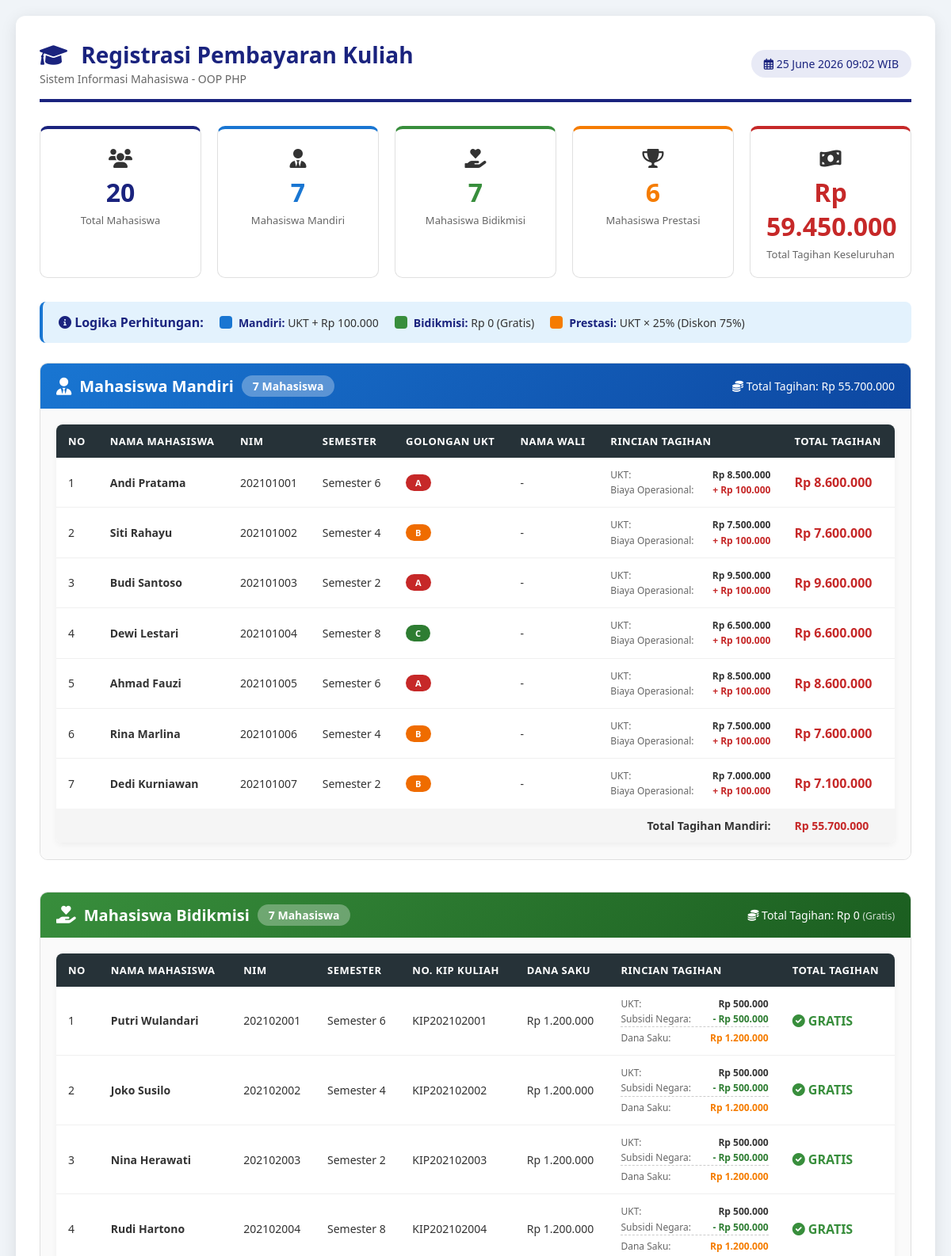
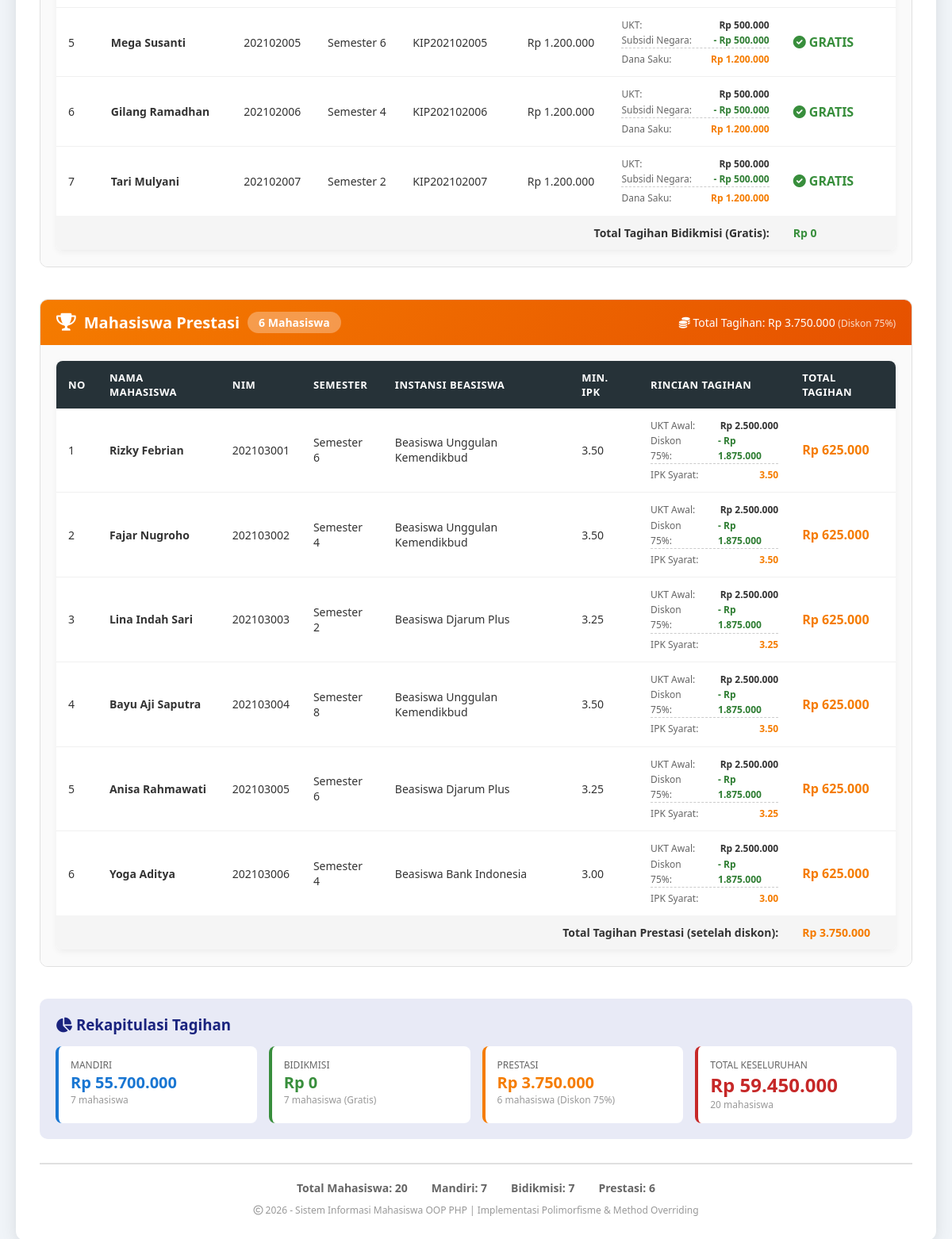
The page / on the database its author committed (2 pictures, top to bottom).
### tables this page shows
CREATE TABLE `tabel_mahasiswa` (
  `id_mahasiswa` int NOT NULL,
  `nama_mahasiswa` varchar(100) NOT NULL,
  `nim` varchar(20) NOT NULL,
  `semester` int NOT NULL,
  `tarif_ukt_nominal` decimal(15,2) NOT NULL,
  `jenis_pembiayaan` enum('Mandiri','Bidikmisi','Prestasi') NOT NULL,
  `golongan_ukt` varchar(10) DEFAULT NULL,
  `nama_wali` varchar(100) DEFAULT NULL,
  `nomor_kip_kuliah` varchar(50) DEFAULT NULL,
  `dana_saku_subsidi` decimal(15,2) DEFAULT NULL,
  `nama_instansi_beasiswa` varchar(100) DEFAULT NULL,
  `minimal_ipk_bersyarat` decimal(3,2) DEFAULT NULL
);

### index.php (the view, shortened to what the rows shown need)
<?php
$db = getDB();
$mandiri = new MahasiswaMandiri();
$bidikmisi = new MahasiswaBidikmisi();
$prestasi = new MahasiswaPrestasi();
$dataMandiri = $mandiri->getDataMahasiswaMandiri($db);
$dataBidikmisi = $bidikmisi->getDataMahasiswaBidikmisi($db);
$dataPrestasi = $prestasi->getDataMahasiswaPrestasi($db);
?>
<!DOCTYPE html>
<html lang="id">
<head>
    <link href="https://cdnjs.cloudflare.com/ajax/libs/font-awesome/6.0.0/css/all.min.css" rel="stylesheet">
</head>
<body>
<div class="container">
    <div class="header">
        <div>
            <h1><i class="fas fa-graduation-cap"></i> Registrasi Pembayaran Kuliah</h1>
        </div>
    </div>
    <div class="category-section">
        <div class="category-body">
            <?php if (!empty($dataMandiri)): ?>
            <table>
                <thead>
                    <tr>
                        <th>No</th>
                        <th>Nama Mahasiswa</th>
                        <th>NIM</th>
                        <th>Semester</th>
                        <th>Golongan UKT</th>
                        <th>Nama Wali</th>
                        <th>Rincian Tagihan</th>
                        <th>Total Tagihan</th>
                    </tr>
                </thead>
                <tbody>
                    <?php
                    $no = 1;
                    foreach ($dataMandiri as $row):
                        $obj = new MahasiswaMandiri($row);
                        $rincian = $obj->getRincianTagihan();
                    ?>
                    <tr>
                        <td><?= $no++ ?></td>
                        <td><strong><?= htmlspecialchars($row['nama_mahasiswa']) ?></strong></td>
                        <td><?= htmlspecialchars($row['nim']) ?></td>
                        <td>Semester <?= $row['semester'] ?></td>
                        <td><span class="badge badge-ukt-<?= strtolower($row['golongan_ukt'] ?? 'b') ?>"><?= $row['golongan_ukt'] ?? '-' ?></span></td>
                        <td><?= htmlspecialchars($row['nama_wali'] ?? '-') ?></td>
                        <td>
                            <div class="rincian-tagihan">
                                <div class="row">
                                    <span class="label">UKT:</span>
                                    <span class="value">Rp <?= number_format($rincian['ukt'], 0, ',', '.') ?></span>
                                </div>
                                <div class="row">
                                    <span class="label">Biaya Operasional:</span>
                                    <span class="value positive">+ Rp <?= number_format($rincian['biaya_operasional'], 0, ',', '.') ?></span>
                                </div>
                            </div>
                        </td>
                        <td class="tagihan-total mandiri">
                            Rp <?= number_format($rincian['total'], 0, ',', '.') ?>
                        </td>
                    </tr>
                    <?php endforeach; ?>
                </tbody>
            </table>
            <?php else: ?>
            <p style="text-align: center; color: #999; padding: 30px;">
                <i class="fas fa-info-circle"></i> Belum ada data mahasiswa mandiri.
            </p>
            <?php endif; ?>
        </div>
    </div>
    <div class="category-section">
        <div class="category-body">
            <?php if (!empty($dataBidikmisi)): ?>
            <table>
                <thead>
                    <tr>
                        <th>No</th>
                        <th>Nama Mahasiswa</th>
                        <th>NIM</th>
                        <th>Semester</th>
                        <th>No. KIP Kuliah</th>
                        <th>Dana Saku</th>
                        <th>Rincian Tagihan</th>
                        <th>Total Tagihan</th>
                    </tr>
                </thead>
                <tbody>
                    <?php
                    $no = 1;
                    foreach ($dataBidikmisi as $row):
                        $obj = new MahasiswaBidikmisi($row);
                        $rincian = $obj->getRincianTagihan();
                    ?>
                    <tr>
                        <td><?= $no++ ?></td>
                        <td><strong><?= htmlspecialchars($row['nama_mahasiswa']) ?></strong></td>
                        <td><?= htmlspecialchars($row['nim']) ?></td>
                        <td>Semester <?= $row['semester'] ?></td>
                        <td><?= htmlspecialchars($row['nomor_kip_kuliah'] ?? '-') ?></td>
                        <td>Rp <?= number_format($row['dana_saku_subsidi'] ?? 0, 0, ',', '.') ?></td>
                        <td>
                            <div class="rincian-tagihan">
                                <div class="row">
                                    <span class="label">UKT:</span>
                                    <span class="value">Rp <?= number_format($rincian['ukt'], 0, ',', '.') ?></span>
                                </div>
                                <div class="row">
                                    <span class="label">Subsidi Negara:</span>
                                    <span class="value negative">- Rp <?= number_format($rincian['subsidi_negara'], 0, ',', '.') ?></span>
                                </div>
                                <div class="row" style="border-top: 1px dashed #ccc; padding-top: 4px;">
                                    <span class="label">Dana Saku:</span>
                                    <span class="value neutral">Rp <?= number_format($rincian['dana_saku'], 0, ',', '.') ?></span>
                                </div>
                            </div>
                        </td>
                        <td class="tagihan-total bidikmisi">
                            <span class="gratis"><i class="fas fa-check-circle"></i> GRATIS</span>
                        </td>
                    </tr>
                    <?php endforeach; ?>
                </tbody>
            </table>
            <?php else: ?>
            <p style="text-align: center; color: #999; padding: 30px;">
                <i class="fas fa-info-circle"></i> Belum ada data mahasiswa bidikmisi.
            </p>
            <?php endif; ?>
        </div>
    </div>
    <div class="category-section">
        <div class="category-body">
            <?php if (!empty($dataPrestasi)): ?>
            <table>
                <thead>
                    <tr>
                        <th>No</th>
                        <th>Nama Mahasiswa</th>
                        <th>NIM</th>
                        <th>Semester</th>
                        <th>Instansi Beasiswa</th>
                        <th>Min. IPK</th>
                        <th>Rincian Tagihan</th>
                        <th>Total Tagihan</th>
                    </tr>
                </thead>
                <tbody>
                    <?php
                    $no = 1;
                    foreach ($dataPrestasi as $row):
                        $obj = new MahasiswaPrestasi($row);
                        $rincian = $obj->getRincianTagihan();
                    ?>
                    <tr>
                        <td><?= $no++ ?></td>
                        <td><strong><?= htmlspecialchars($row['nama_mahasiswa']) ?></strong></td>
                        <td><?= htmlspecialchars($row['nim']) ?></td>
                        <td>Semester <?= $row['semester'] ?></td>
                        <td><?= htmlspecialchars($row['nama_instansi_beasiswa'] ?? '-') ?></td>
                        <td><?= number_format($row['minimal_ipk_bersyarat'] ?? 0, 2) ?></td>
                        <td>
                            <div class="rincian-tagihan">
                                <div class="row">
                                    <span class="label">UKT Awal:</span>
                                    <span class="value">Rp <?= number_format($rincian['ukt_awal'], 0, ',', '.') ?></span>
                                </div>
                                <div class="row">
                                    <span class="label">Diskon 75%:</span>
                                    <span class="value negative">- Rp <?= number_format($rincian['diskon'], 0, ',', '.') ?></span>
                                </div>
                                <div class="row" style="border-top: 1px dashed #ccc; padding-top: 4px;">
                                    <span class="label">IPK Syarat:</span>
                                    <span class="value neutral"><?= number_format($rincian['ipk_syarat'], 2) ?></span>
                                </div>
                            </div>
                        </td>
                        <td class="tagihan-total prestasi">
                            Rp <?= number_format($rincian['total'], 0, ',', '.') ?>
                        </td>
                    </tr>
                    <?php endforeach; ?>
                </tbody>
            </table>
            <?php else: ?>
            <p style="text-align: center; color: #999; padding: 30px;">
                <i class="fas fa-info-circle"></i> Belum ada data mahasiswa prestasi.
            </p>
            <?php endif; ?>
        </div>
    </div>
</div>
</body>
</html>

### rows shown on the page
tabel_mahasiswa: nama_mahasiswa "Andi Pratama", nim "202101001", semester "6", golongan_ukt "A", nama_wali "-", tarif_ukt_nominal "8.500.000", tarif_ukt_nominal "100.000", tarif_ukt_nominal "8.600.000"
tabel_mahasiswa: nama_mahasiswa "Siti Rahayu", nim "202101002", semester "4", golongan_ukt "B", nama_wali "-", tarif_ukt_nominal "7.500.000", tarif_ukt_nominal "100.000", tarif_ukt_nominal "7.600.000"
tabel_mahasiswa: nama_mahasiswa "Budi Santoso", nim "202101003", semester "2", golongan_ukt "A", nama_wali "-", tarif_ukt_nominal "9.500.000", tarif_ukt_nominal "100.000", tarif_ukt_nominal "9.600.000"
tabel_mahasiswa: nama_mahasiswa "Dewi Lestari", nim "202101004", semester "8", golongan_ukt "C", nama_wali "-", tarif_ukt_nominal "6.500.000", tarif_ukt_nominal "100.000", tarif_ukt_nominal "6.600.000"
tabel_mahasiswa: nama_mahasiswa "Ahmad Fauzi", nim "202101005", semester "6", golongan_ukt "A", nama_wali "-", tarif_ukt_nominal "8.500.000", tarif_ukt_nominal "100.000", tarif_ukt_nominal "8.600.000"
tabel_mahasiswa: nama_mahasiswa "Rina Marlina", nim "202101006", semester "4", golongan_ukt "B", nama_wali "-", tarif_ukt_nominal "7.500.000", tarif_ukt_nominal "100.000", tarif_ukt_nominal "7.600.000"
tabel_mahasiswa: nama_mahasiswa "Dedi Kurniawan", nim "202101007", semester "2", golongan_ukt "B", nama_wali "-", tarif_ukt_nominal "7.000.000", tarif_ukt_nominal "100.000", tarif_ukt_nominal "7.100.000"
tabel_mahasiswa: nama_mahasiswa "Putri Wulandari", nim "202102001", semester "6", nomor_kip_kuliah "KIP202102001", dana_saku_subsidi "1.200.000", tarif_ukt_nominal+dana_saku_subsidi "500.000", tarif_ukt_nominal+dana_saku_subsidi "1.200.000"
tabel_mahasiswa: nama_mahasiswa "Joko Susilo", nim "202102002", semester "4", nomor_kip_kuliah "KIP202102002", dana_saku_subsidi "1.200.000", tarif_ukt_nominal+dana_saku_subsidi "500.000", tarif_ukt_nominal+dana_saku_subsidi "1.200.000"
tabel_mahasiswa: nama_mahasiswa "Nina Herawati", nim "202102003", semester "2", nomor_kip_kuliah "KIP202102003", dana_saku_subsidi "1.200.000", tarif_ukt_nominal+dana_saku_subsidi "500.000", tarif_ukt_nominal+dana_saku_subsidi "1.200.000"
tabel_mahasiswa: nama_mahasiswa "Rudi Hartono", nim "202102004", semester "8", nomor_kip_kuliah "KIP202102004", dana_saku_subsidi "1.200.000", tarif_ukt_nominal+dana_saku_subsidi "500.000", tarif_ukt_nominal+dana_saku_subsidi "1.200.000"
tabel_mahasiswa: nama_mahasiswa "Mega Susanti", nim "202102005", semester "6", nomor_kip_kuliah "KIP202102005", dana_saku_subsidi "1.200.000", tarif_ukt_nominal+dana_saku_subsidi "500.000", tarif_ukt_nominal+dana_saku_subsidi "1.200.000"
tabel_mahasiswa: nama_mahasiswa "Gilang Ramadhan", nim "202102006", semester "4", nomor_kip_kuliah "KIP202102006", dana_saku_subsidi "1.200.000", tarif_ukt_nominal+dana_saku_subsidi "500.000", tarif_ukt_nominal+dana_saku_subsidi "1.200.000"
tabel_mahasiswa: nama_mahasiswa "Tari Mulyani", nim "202102007", semester "2", nomor_kip_kuliah "KIP202102007", dana_saku_subsidi "1.200.000", tarif_ukt_nominal+dana_saku_subsidi "500.000", tarif_ukt_nominal+dana_saku_subsidi "1.200.000"
tabel_mahasiswa: nama_mahasiswa "Rizky Febrian", nim "202103001", semester "6", nama_instansi_beasiswa "Beasiswa Unggulan Kemendikbud", minimal_ipk_bersyarat "3.50", ukt_awal "2.500.000", diskon "1.875.000", ipk_syarat "3.50", total "625.000"
tabel_mahasiswa: nama_mahasiswa "Fajar Nugroho", nim "202103002", semester "4", nama_instansi_beasiswa "Beasiswa Unggulan Kemendikbud", minimal_ipk_bersyarat "3.50", ukt_awal "2.500.000", diskon "1.875.000", ipk_syarat "3.50", total "625.000"
tabel_mahasiswa: nama_mahasiswa "Lina Indah Sari", nim "202103003", semester "2", nama_instansi_beasiswa "Beasiswa Djarum Plus", minimal_ipk_bersyarat "3.25", ukt_awal "2.500.000", diskon "1.875.000", ipk_syarat "3.25", total "625.000"
tabel_mahasiswa: nama_mahasiswa "Bayu Aji Saputra", nim "202103004", semester "8", nama_instansi_beasiswa "Beasiswa Unggulan Kemendikbud", minimal_ipk_bersyarat "3.50", ukt_awal "2.500.000", diskon "1.875.000", ipk_syarat "3.50", total "625.000"
tabel_mahasiswa: nama_mahasiswa "Anisa Rahmawati", nim "202103005", semester "6", nama_instansi_beasiswa "Beasiswa Djarum Plus", minimal_ipk_bersyarat "3.25", ukt_awal "2.500.000", diskon "1.875.000", ipk_syarat "3.25", total "625.000"
tabel_mahasiswa: nama_mahasiswa "Yoga Aditya", nim "202103006", semester "4", nama_instansi_beasiswa "Beasiswa Bank Indonesia", minimal_ipk_bersyarat "3.00", tarif_ukt_nominal "2.500.000", diskon "1.875.000", total "625.000"

### other values the page prints
$totalSemua "20"
$totalMandiri "7"
$totalBidikmisi "7"
$totalPrestasi "6"
$totalTagihanSemua "59.450.000"
$totalTagihanMandiri "55.700.000"
$totalTagihanBidikmisi "0"
$totalTagihanPrestasi "3.750.000"
